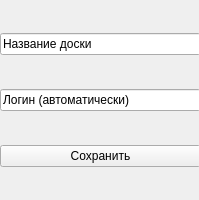
<?xml version="1.0" encoding="UTF-8"?>
<ui version="4.0">
 <class>Doska</class>
 <widget class="QWidget" name="Doska">
  <property name="geometry">
   <rect>
    <x>0</x>
    <y>0</y>
    <width>199</width>
    <height>200</height>
   </rect>
  </property>
  <property name="windowTitle">
   <string>Form</string>
  </property>
  <widget class="QWidget" name="verticalLayoutWidget">
   <property name="geometry">
    <rect>
     <x>0</x>
     <y>0</y>
     <width>201</width>
     <height>201</height>
    </rect>
   </property>
   <layout class="QVBoxLayout" name="verticalLayout">
    <property name="spacing">
     <number>1</number>
    </property>
    <property name="rightMargin">
     <number>0</number>
    </property>
    <item>
     <widget class="QLineEdit" name="lineEdit_2">
      <property name="text">
       <string>Название доски</string>
      </property>
     </widget>
    </item>
    <item>
     <widget class="QLineEdit" name="lineEdit_3">
      <property name="text">
       <string>Логин (автоматически)</string>
      </property>
     </widget>
    </item>
    <item>
     <widget class="QPushButton" name="pushButton">
      <property name="text">
       <string>Сохранить</string>
      </property>
     </widget>
    </item>
   </layout>
  </widget>
 </widget>
 <resources/>
 <connections/>
</ui>
